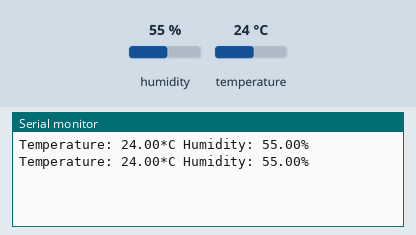
Recording of a sketch running on a simulated Arduino Uno, built with avr-gcc and run on an emulated ATmega328P. Shown: the last lines printed to the serial monitor. The inputs (shaded band) are chosen by the test bench; at power-on: humidity 55 %, temperature 24 °C.

Above: at 2.8 s.
2.9 s: humidity set to 22 %
At 4.7 s:
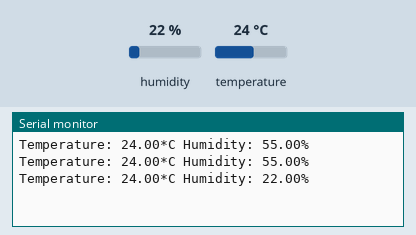
5.6 s: temperature set to 12 °C
At 6.5 s:
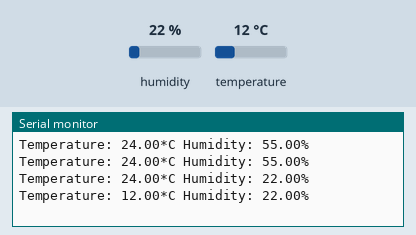
8.3 s: humidity set to 40 %
At 11.2 s:
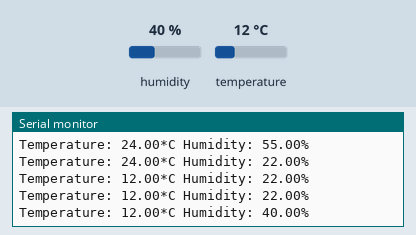
Timing chart, 0 to 12.7 s (numbered marks = the images above; inputs shaded):
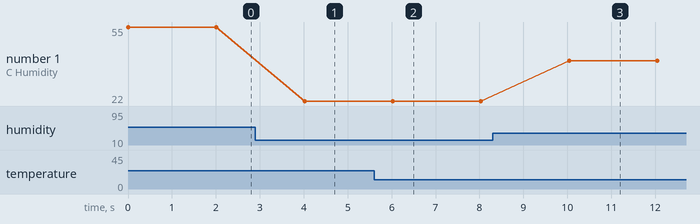

Measured:
- after the input at 2.9 s, the serial monitor: prints a new line after 1.1 s (image 1)
- after the input at 5.6 s, the serial monitor: prints a new line after 0.42 s (image 2)
- after the input at 8.3 s, the serial monitor: prints a new line after 1.7 s (image 3)
- plotted number 1: 55 → 22 after the input at 2.9 s, 22 → 40 after the input at 8.3 s

The sketch:

sketch_may17a.ino
```cpp
#include <Arduino.h>
#include <Wire.h>
#include <SPI.h>
#include <DHT.h>
#include <Adafruit_Sensor.h>


DHT my_sensor(15, DHT22);

float temperature, humidity;

void setup() {
  Serial.begin(9600);
  my_sensor.begin();


}

void loop() {
  humidity= my_sensor.readHumidity();
  temperature = my_sensor.readTemperature();


  Serial.print("Temperature: ");
  Serial.print(temperature);
  Serial.print("*C");
  Serial.print(" Humidity: ");
  Serial.print(humidity);
  Serial.print("%");
  Serial.println();
  delay(2000);

}
```
